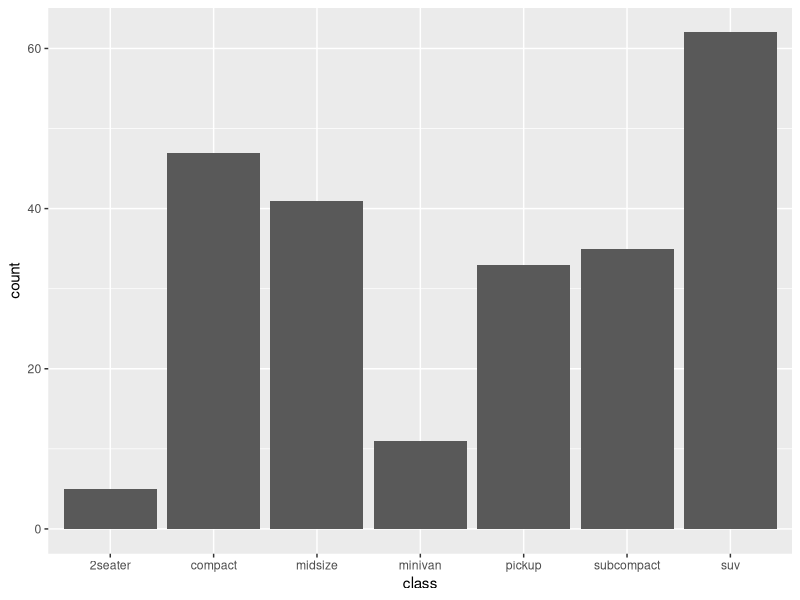
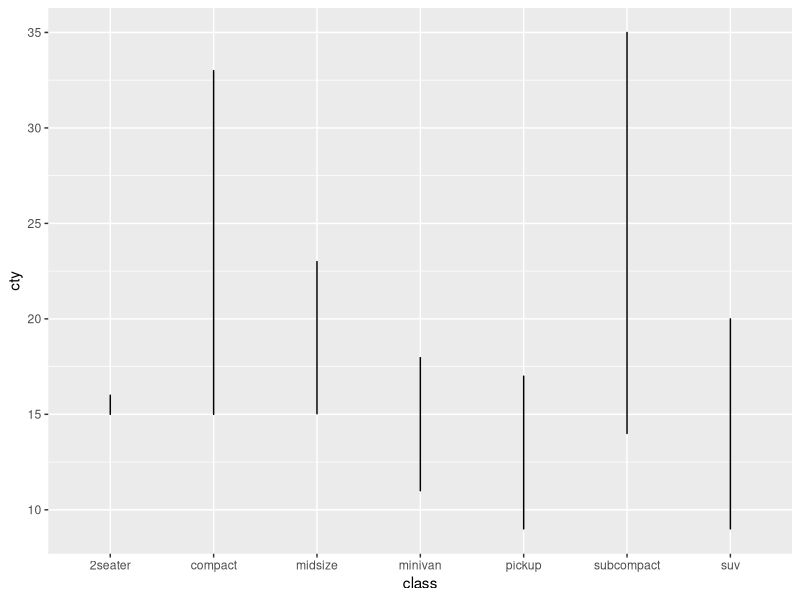
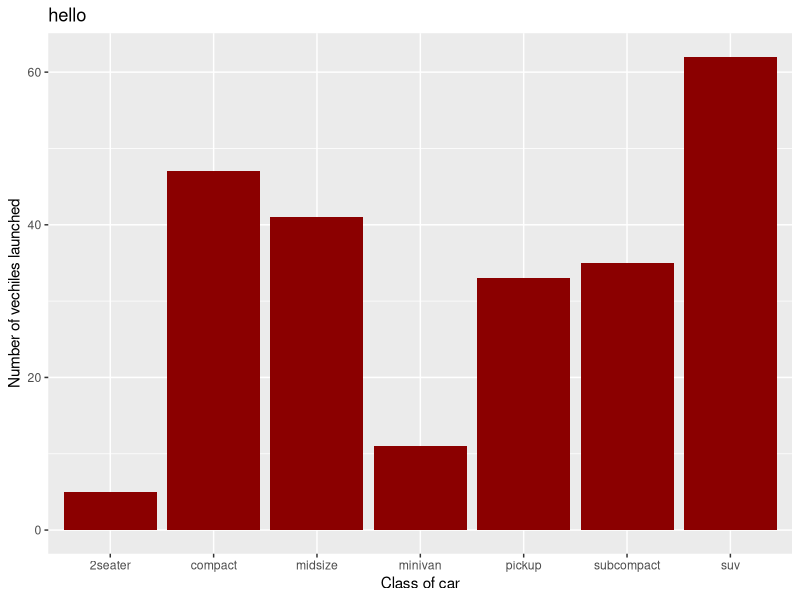
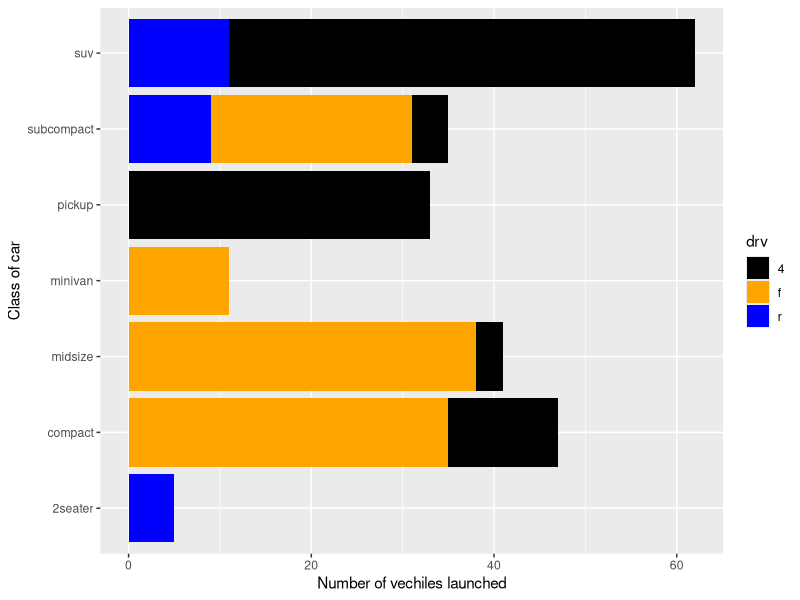
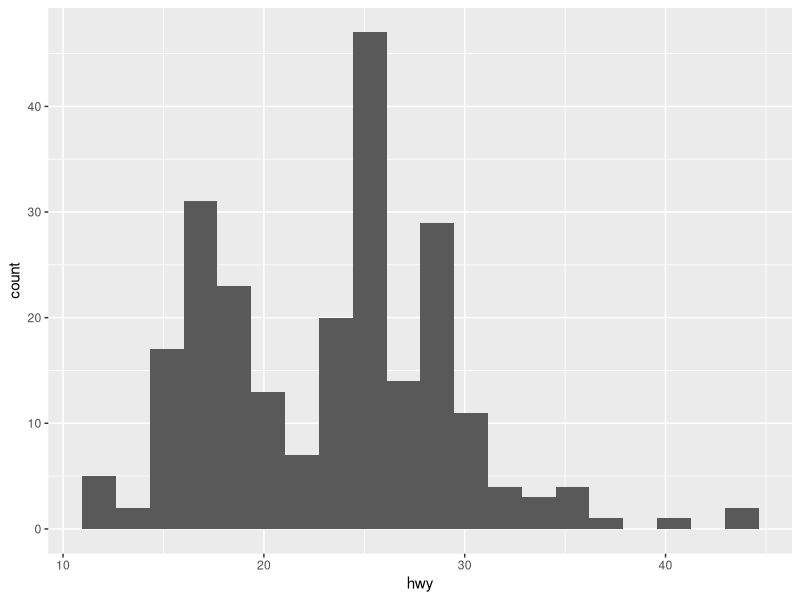
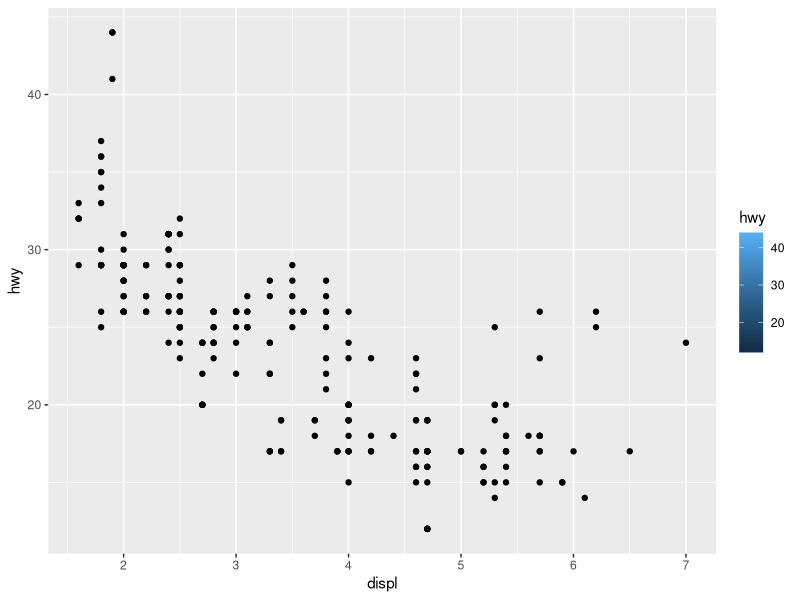
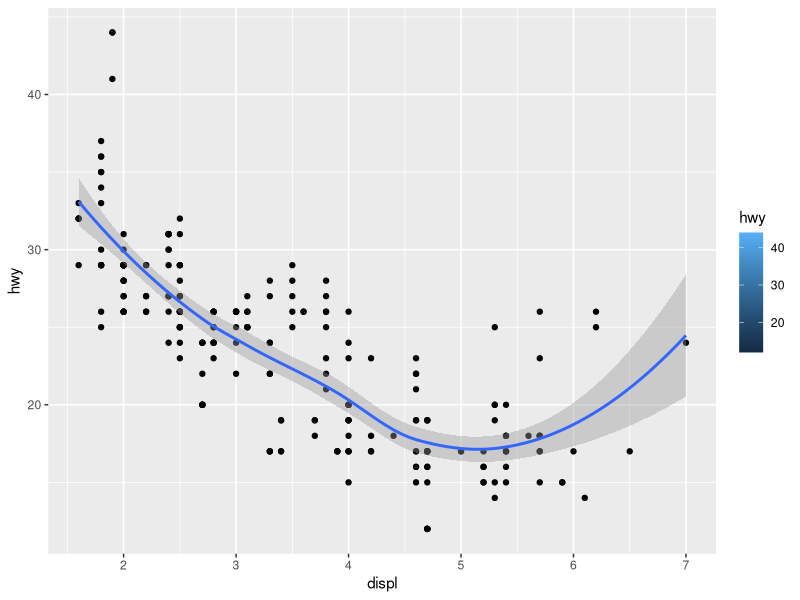
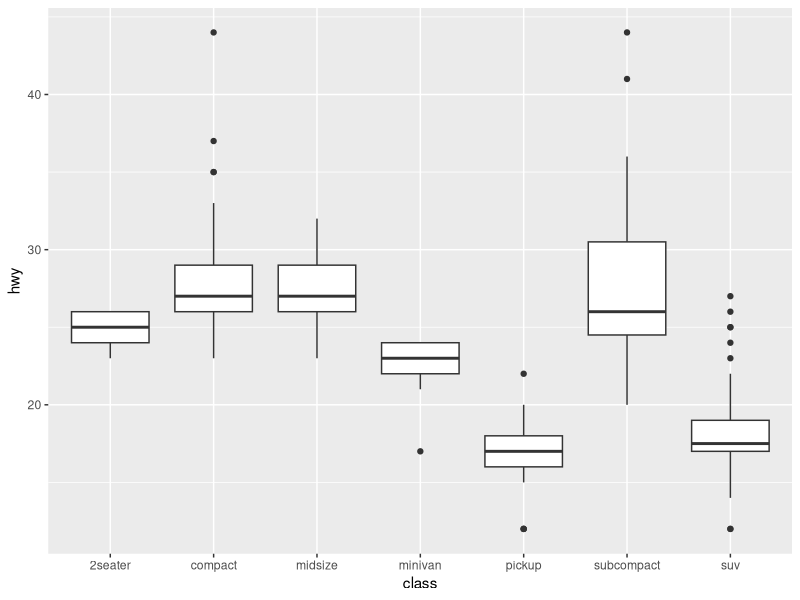

Generate these figures, in order, with R:
## ---- chunk 1
library(dplyr)
library(ggplot2)
## ---- chunk 2
data(mpg)
head(mpg)
names(mpg)
## ---- chunk 3
summary(mpg)
summary(mpg$displ)

unique(mpg$trans)
length(unique(mpg$trans))
## ---- chunk 4
p <- ggplot(data=mpg) + geom_bar(mapping = aes(x = class))
p
## ---- chunk 5
p <- ggplot(data=mpg) + geom_line(mapping = aes(x = class,y=cty))
p
## ---- chunk 6
p <- ggplot(data=mpg) + geom_bar(mapping = aes(x = class), fill="darkred") + labs(x="Class of car", y = "Number of vechiles launched")

p + ggtitle("hello")
## ---- chunk 7
p <- ggplot(data=mpg) + geom_bar(mapping = aes(x = class, fill=drv)) + labs(x="Class of car", y = "Number of vechiles launched") + scale_fill_manual("drv", values = c("4" = "black", "f" = "orange", "r" = "blue")) +coord_flip()

#scale_fill_brewer(palette = "set2")
p
## ---- chunk 8
mpg %>%
  ggplot()+
  geom_histogram(aes(hwy),bins = 20)
## ---- chunk 9
g <- mpg %>%
  ggplot()+
  geom_point(aes(x=displ, y=hwy,fill=hwy))
g
## ---- chunk 10
g + 
  geom_smooth(aes(x=displ,y=hwy))
## ---- chunk 11
ggplot(data=mpg, mapping = aes(x= class, y=hwy)) +
  geom_boxplot()
## ---- chunk 12
  flt <- filter(mpg,class==c("compact","suv") )

flt %>%
ggplot(mapping = aes(x= class, y=hwy)) +
  geom_boxplot()

## ---- chunk 13
mpg %>%
ggplot(mapping = aes(x= manufacturer)) +
  geom_bar()+coord_flip()
## ---- chunk 14
ggplot(data = mpg, aes(x=displ,y=hwy))+
  geom_point()+
  geom_smooth()+
  facet_grid(.~drv)
## ---- chunk 15
ggplot(data = iris, aes(Species, Sepal.Length))+
  geom_boxplot(aes(color=Sepal.Width <3.2))
